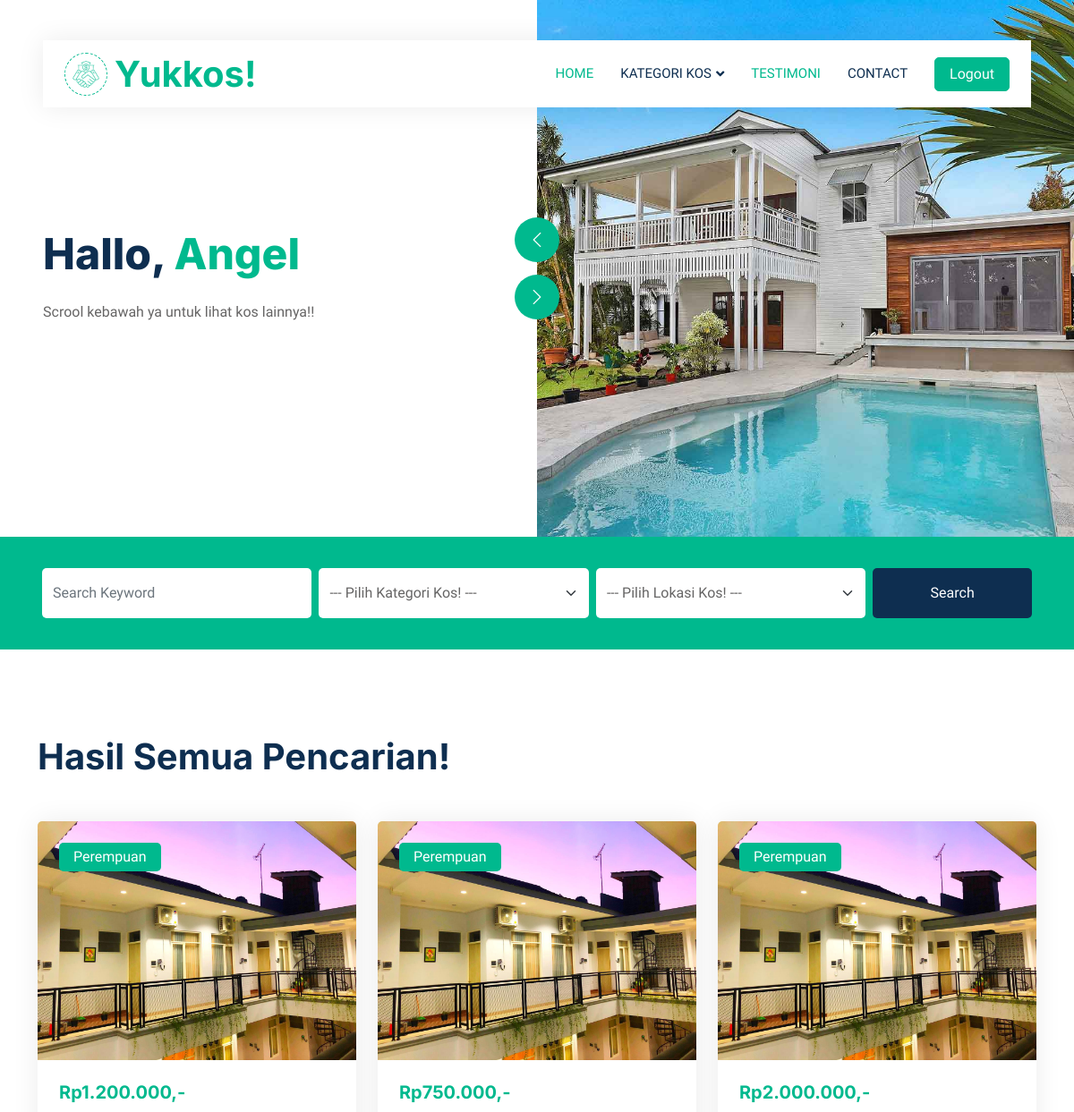
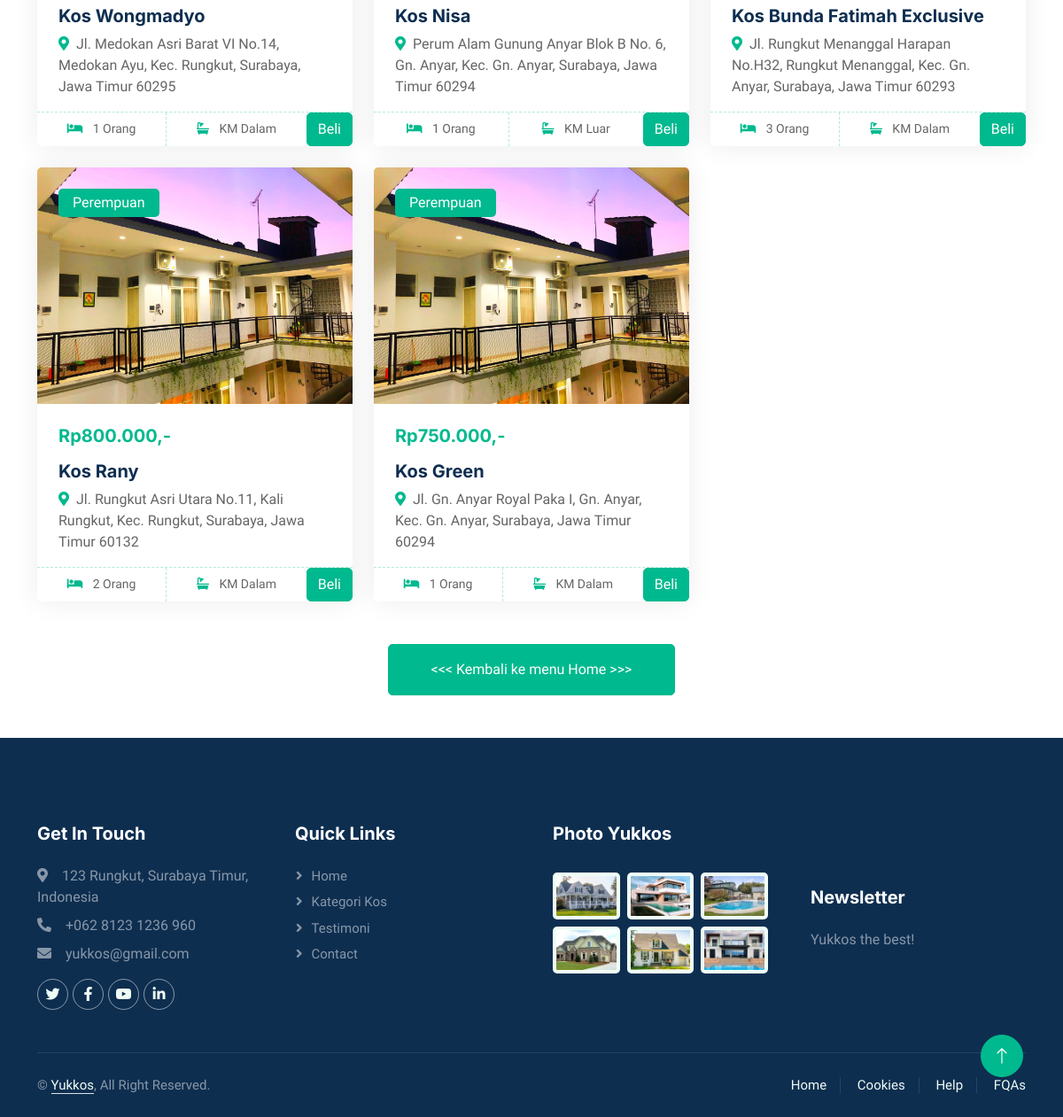
Page /FormPerempuan.php on the committed database (2 pictures, top to bottom).
### tables this page shows
CREATE TABLE `tb_kos` (
  `id_kos` int(11) NOT NULL,
  `NamaKos` varchar(100) NOT NULL,
  `NamaPemilik` varchar(100) NOT NULL,
  `HargaKos` decimal(10,0) NOT NULL,
  `KamarMandi` varchar(100) NOT NULL,
  `JumlahPerkamar` varchar(100) NOT NULL,
  `KategoriKos` varchar(100) NOT NULL,
  `Wilayah` varchar(100) NOT NULL,
  `Alamat` text NOT NULL,
  `Deskripsi` text NOT NULL,
  `Gambar` blob NOT NULL
);

### FormPerempuan.php (the view, shortened to what this page needs)
<!DOCTYPE html>
<html lang="en">
<head>
    <link href="https://cdnjs.cloudflare.com/ajax/libs/font-awesome/5.10.0/css/all.min.css" rel="stylesheet">
    <link href="https://cdn.jsdelivr.net/npm/bootstrap-icons@1.4.1/font/bootstrap-icons.css" rel="stylesheet">
    <link href="lib/animate/animate.min.css" rel="stylesheet">
    <link href="lib/owlcarousel/assets/owl.carousel.min.css" rel="stylesheet">
    <link href="css/bootstrap.min.css" rel="stylesheet">
    <link href="css/style.css" rel="stylesheet">
</head>
<body>
    <div class="container-xxl bg-white p-0">
        <div class="container-fluid nav-bar bg-transparent">
            <nav class="navbar navbar-expand-lg bg-white navbar-light py-0 px-4">
                <a href="beranda.php" class="navbar-brand d-flex align-items-center text-center">
                    <div class="icon p-2 me-2">
                        <img class="img-fluid" src="img/icon-deal.png" alt="Icon" style="width: 30px; height: 30px;">
                    </div>
                    <h1 class="m-0 text-primary">Yukkos!</h1>
                </a>
                <div class="collapse navbar-collapse" id="navbarCollapse">
                    <div class="navbar-nav ms-auto">
                        <a href="beranda.php" class="nav-item nav-link active">Home</a>
                        <div class="nav-item dropdown">
                            <a href="" class="nav-link dropdown-toggle" data-bs-toggle="dropdown">Kategori Kos</a>
                        </div>
                        <a href="testimoni.php" class="nav-item nav-link active">Testimoni</a>
                        <a href="contact.php" class="nav-item nav-link">Contact</a>
                    </div class="nav-item dropdown">
                    <form action="logout.php" method="post">
                        <button type="submit" class="btn btn-primary px-3 d-none d-lg-flex">Logout</button>
                    </form>
                </div>
            </nav>
        </div>
        <div class="container-fluid header bg-white p-0">
            <div class="row g-0 align-items-center flex-column-reverse flex-md-row">
                <div class="col-md-6 p-5 mt-lg-5">
                    <h1 class="display-5 animated fadeIn mb-4">Hallo, <span class="text-primary">Angel</span></h1>
                    <p class="animated fadeIn mb-4 pb-2">Scrool kebawah ya untuk lihat kos lainnya!!</p>
                </div>
                <div class="col-md-6 animated fadeIn">
                    <div class="owl-carousel header-carousel">
                        <div class="owl-carousel-item">
                            <img class="img-fluid" src="img/carousel-1.jpg" alt="">
                        </div>
                    </div>
                </div>
            </div>
        </div>
        <div class="container-fluid bg-primary mb-5 wow fadeIn" data-wow-delay="0.1s" style="padding: 35px;">
            <div class="container">
                <div class="row g-2">
                    <div class="col-md-10">
                        <div class="row g-2">
                            <div class="col-md-4">
                                <input type="text" class="form-control border-0 py-3" placeholder="Search Keyword">
                            </div>
                            <div class="col-md-4">
                                <select class="form-select border-0 py-3">
                                    <option selected>--- Pilih Kategori Kos! ---</option>
                                </select>
                            </div>
                            <div class="col-md-4">
                                <select class="form-select border-0 py-3">
                                    <option selected>--- Pilih Lokasi Kos! ---</option>
                                </select>
                            </div>
                        </div>
                    </div>
                    <div class="col-md-2">
                        <button class="btn btn-dark border-0 w-100 py-3">Search</button>
                    </div>
                </div>
            </div>
        </div>
        <div class="container-xxl py-5">
            <div class="container">
                <div class="row g-0 gx-5 align-items-end">
                    <div class="col-lg-6">
                        <div class="text-start mx-auto mb-5 wow slideInLeft" data-wow-delay="0.1s">
                            <h1 class="mb-3">Hasil Semua Pencarian!</h1>
                        </div>
                    </div>
                </div>
                <div class="tab-content">
                    <div id="tab-1" class="tab-pane fade show p-0 active">
                        <div class="row g-4">
                            <?php
                            include ("koneksi.php");
                            $sql="SELECT * FROM tb_kos WHERE KategoriKos = 'perempuan'";
                            $hasil = mysqli_query($koneksi, $sql);
                            $jmlKos = mysqli_num_rows ($hasil);
                            if ($jmlKos > 0) {
                                while ($row = mysqli_fetch_assoc($hasil)) {
                            ?>
                            <div class="col-lg-4 col-md-6 wow fadeInUp" data-wow-delay="0.1s">
                                <div class="property-item rounded overflow-hidden">
                                    <div class="position-relative overflow-hidden">
                                        <a href=""><img class="img-fluid" src="img/kos.jpeg" alt=""></a>
                                        <div
                                            class="bg-primary rounded text-white position-absolute start-0 top-0 m-4 py-1 px-3">
                                            <?= $row["KategoriKos"]; ?>
                                        </div>
                                    </div>
                                    <div class="p-4 pb-0">
                                        <h5 class="text-primary mb-3"><?= "Rp".number_format($row["HargaKos"], 0, ",", ".").",-"; ?></h5>
                                        <a class="d-block h5 mb-2" href="about.php?id=<?php echo $row['id_kos']?>"><?= $row["NamaKos"];  ?></a>
                                        <p><i class="fa fa-map-marker-alt text-primary me-2"></i><?= $row["Alamat"];  ?></p>
                                    </div>
                                    <div class="d-flex border-top">
                                        <small class="flex-fill text-center border-end py-2"><i
                                                class="fa fa-bed text-primary me-2"></i>
                                            <?= $row["JumlahPerkamar"];  ?></a>
                                        </small>
                                        <small class="flex-fill text-center py-2"><i
                                                class="fa fa-bath text-primary me-2"></i>
                                            <?= $row["KamarMandi"];  ?></a>
                                        </small>
                                        <a href="transaksi.php?id_kos=<?php echo $row['id_kos'];?>" class="btn btn-primary">Beli</a>
                                    </div>
                                </div>
                            </div>
                            <?php
                                }
                            }
                            ?>
                        </div>
                    </div>
                </div>
            </div>
        </div>
        <div class="col-12 text-center">
            <a class="btn btn-primary py-3 px-5" href="beranda.php"><<< Kembali ke menu Home >>></a>
        </div>
        <div class="container-fluid bg-dark text-white-50 footer pt-5 mt-5 wow fadeIn" data-wow-delay="0.1s">
            <div class="container py-5">
                <div class="row g-5">
                    <div class="col-lg-3 col-md-6">
                        <h5 class="text-white mb-4">Get In Touch</h5>
                        <p class="mb-2"><i class="fa fa-map-marker-alt me-3"></i>123 Rungkut, Surabaya Timur, Indonesia
                        </p>
                        <p class="mb-2"><i class="fa fa-phone-alt me-3"></i>+062 8123 1236 960</p>
                        <p class="mb-2"><i class="fa fa-envelope me-3"></i>yukkos@gmail.com</p>
                        <div class="d-flex pt-2">
                            <a class="btn btn-outline-light btn-social" href=""><i class="fab fa-twitter"></i></a>
                            <a class="btn btn-outline-light btn-social" href=""><i class="fab fa-facebook-f"></i></a>
                            <a class="btn btn-outline-light btn-social" href=""><i class="fab fa-youtube"></i></a>
                            <a class="btn btn-outline-light btn-social" href=""><i class="fab fa-linkedin-in"></i></a>
                        </div>
                    </div>
                    <div class="col-lg-3 col-md-6">
                        <h5 class="text-white mb-4">Quick Links</h5>
                        <a class="btn btn-link text-white-50" href="">Home</a>
                        <a class="btn btn-link text-white-50" href="">Kategori Kos</a>
                        <a class="btn btn-link text-white-50" href="">Testimoni</a>
                        <a class="btn btn-link text-white-50" href="">Contact</a>
                    </div>
                    <div class="col-lg-3 col-md-6">
                        <h5 class="text-white mb-4">Photo Yukkos</h5>
                        <div class="row g-2 pt-2">
                            <div class="col-4">
                                <img class="img-fluid rounded bg-light p-1" src="img/property-1.jpg" alt="">
                            </div>
                            <div class="col-4">
                                <img class="img-fluid rounded bg-light p-1" src="img/property-2.jpg" alt="">
                            </div>
                            <div class="col-4">
                                <img class="img-fluid rounded bg-light p-1" src="img/property-3.jpg" alt="">
                            </div>
                            <div class="col-4">
                                <img class="img-fluid rounded bg-light p-1" src="img/property-4.jpg" alt="">
                            </div>
                            <div class="col-4">
                                <img class="img-fluid rounded bg-light p-1" src="img/property-5.jpg" alt="">
                            </div>
                            <div class="col-4">
                                <img class="img-fluid rounded bg-light p-1" src="img/property-6.jpg" alt="">
                            </div>
                        </div>
                    </div>
                    <div class="col-lg-3 col-md-6">
                        <h5 class="text-white mb-4"><br><br><br>Newsletter</h5>
                        <p>Yukkos the best!</p>
                    </div>
                </div>
            </div>
            <div class="container">
                <div class="copyright">
                    <div class="row">
                        <div class="col-md-6 text-center text-md-start mb-3 mb-md-0">
                            &copy; <a class="border-bottom" href="#">Yukkos</a>, All Right Reserved.
                        </div>
                        <div class="col-md-6 text-center text-md-end">
                            <div class="footer-menu">
                                <a href="">Home</a>
                                <a href="">Cookies</a>
                                <a href="">Help</a>
                                <a href="">FQAs</a>
                            </div>
                        </div>
                    </div>
                </div>
            </div>
        </div>
        <a href="#" class="btn btn-lg btn-primary btn-lg-square back-to-top"><i class="bi bi-arrow-up"></i></a>
    </div>
</body>
</html>

### css/style.css (style rules this page uses)
:root { --primary: #00B98E; --secondary: #FF6922; --light: #EFFDF5; --dark: #0E2E50; }
.back-to-top { position: fixed; display: none; right: 45px; bottom: 45px; z-index: 99; }
.btn { transition: .5s; }
.btn.btn-primary, .btn.btn-secondary { color: #FFFFFF; }
.btn-lg-square { width: 48px; height: 48px; }
.btn-square, .btn-sm-square, .btn-lg-square { padding: 0; display: flex; align-items: center; justify-content: center; font-weight: normal; border-radius: 50px; }
.nav-bar { position: relative; margin-top: 45px; padding: 0 3rem; transition: .5s; z-index: 9999; }
.navbar { box-shadow: 0 0 30px rgba(0, 0, 0, .08); }
.navbar .dropdown-toggle::after { border: none; content: "\f107"; font-family: "Font Awesome 5 Free"; font-weight: 900; vertical-align: middle; margin-left: 5px; transition: .5s; }
.navbar-light .navbar-nav .nav-link { margin-right: 30px; padding: 25px 0; color: #FFFFFF; font-size: 15px; text-transform: uppercase; outline: none; }
.navbar-light .navbar-nav .nav-link:hover, .navbar-light .navbar-nav .nav-link.active { color: var(--primary); }
.navbar-light .navbar-brand { height: 75px; }
.navbar-light .navbar-nav .nav-link { color: var(--dark); font-weight: 500; }
@media (min-width: 992px) { .header { margin-top: -120px; } }
.icon { padding: 15px; display: inline-flex; align-items: center; justify-content: center; background: #FFFFFF !important; border-radius: 50px; border: 1px dashed var(--primary) !important; }
.property-item { box-shadow: 0 0 30px rgba(0, 0, 0, .08); }
.property-item img { transition: .5s; }
.property-item .border-top { border-top: 1px dashed rgba(0, 185, 142, .3) !important; }
.property-item .border-end { border-right: 1px dashed rgba(0, 185, 142, .3) !important; }
.footer .btn.btn-social { margin-right: 5px; width: 35px; height: 35px; display: flex; align-items: center; justify-content: center; color: var(--light); border: 1px solid rgba(255,255,255,0.5); border-radius: 35px; transition: .3s; }
.footer .btn.btn-link { display: block; margin-bottom: 5px; padding: 0; text-align: left; font-size: 15px; font-weight: normal; text-transform: capitalize; transition: .3s; }
.footer .btn.btn-link::before { position: relative; content: "\f105"; font-family: "Font Awesome 5 Free"; font-weight: 900; margin-right: 10px; }
.footer .copyright { padding: 25px 0; font-size: 15px; border-top: 1px solid rgba(256, 256, 256, .1); }
.footer .copyright a { color: var(--light); }
.footer .footer-menu a { margin-right: 15px; padding-right: 15px; border-right: 1px solid rgba(255, 255, 255, .1); }
.footer .footer-menu a:last-child { margin-right: 0; padding-right: 0; border-right: none; }

### rows in the picture
tb_kos: KategoriKos "Perempuan", HargaKos "1.200.000", NamaKos "Kos Wongmadyo", Alamat "Jl. Medokan Asri Barat VI No.14, Medokan Ayu, Kec. Rungkut, Surabaya, Jawa Timur 60295", JumlahPerkamar "1 Orang", KamarMandi "KM Dalam"
tb_kos: KategoriKos "Perempuan", HargaKos "750.000", NamaKos "Kos Nisa", Alamat "Perum Alam Gunung Anyar Blok B No. 6, Gn. Anyar, Kec. Gn. Anyar, Surabaya, Jawa Timur 60294", JumlahPerkamar "1 Orang", KamarMandi "KM Luar"
tb_kos: KategoriKos "Perempuan", HargaKos "2.000.000", NamaKos "Kos Bunda Fatimah Exclusive", Alamat "Jl. Rungkut Menanggal Harapan No.H32, Rungkut Menanggal, Kec. Gn. Anyar, Surabaya, Jawa Timur 60293", JumlahPerkamar "3 Orang", KamarMandi "KM Dalam"
tb_kos: KategoriKos "Perempuan", HargaKos "800.000", NamaKos "Kos Rany", Alamat "Jl. Rungkut Asri Utara No.11, Kali Rungkut, Kec. Rungkut, Surabaya, Jawa Timur 60132", JumlahPerkamar "2 Orang", KamarMandi "KM Dalam"
tb_kos: KategoriKos "Perempuan", HargaKos "750.000", NamaKos "Kos Green", Alamat "Jl. Gn. Anyar Royal Paka I, Gn. Anyar, Kec. Gn. Anyar, Surabaya, Jawa Timur 60294", JumlahPerkamar "1 Orang", KamarMandi "KM Dalam"
